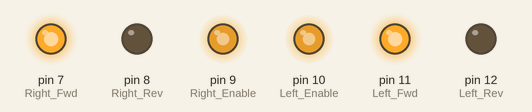
The sketch below on a simulated Arduino Uno, built with avr-gcc and run on an emulated ATmega328P. Shown: output pins drawn as LEDs (lit = HIGH).

Above: at 0.05 s.
At 4.0 s:
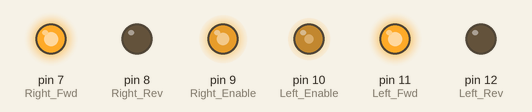
At 10.0 s:
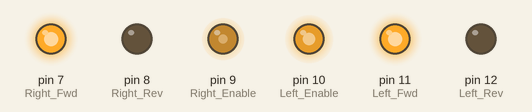
Timing chart, 0 to 11.5 s (numbered marks = the images above):
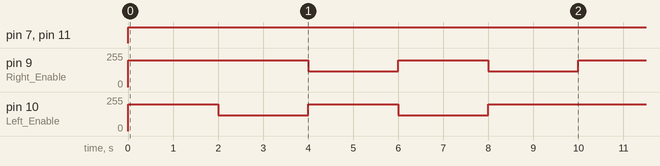

The sketch:

Story_5.ino
```cpp
// C++ code
//
const int Left_Rev = 12;
const int Left_Fwd = 11;
const int Left_Enable= 10;
const int Right_Enable = 9;
const int Right_Rev = 8;
const int Right_Fwd = 7;

void forward()
{
  analogWrite(Left_Enable, 200);
  analogWrite(Right_Enable, 200);
  digitalWrite(Left_Fwd, HIGH);
  digitalWrite(Right_Fwd, HIGH);
  digitalWrite(Left_Rev, LOW);
  digitalWrite(Right_Rev, LOW);
}

void right()
{
  analogWrite(Left_Enable, 200);
  analogWrite(Right_Enable, 120);
  digitalWrite(Right_Fwd, HIGH);
  digitalWrite(Left_Fwd, HIGH);
  digitalWrite(Left_Rev, LOW);
  digitalWrite(Right_Rev, LOW);
}
void left()
{
  analogWrite(Left_Enable, 120);
  analogWrite(Right_Enable, 200);
  digitalWrite(Right_Fwd, HIGH);
  digitalWrite(Left_Fwd, HIGH);
  digitalWrite(Left_Rev, LOW);
  digitalWrite(Right_Rev, LOW);

}


void setup()
{
  pinMode(Left_Rev, OUTPUT);
  pinMode(Left_Fwd, OUTPUT);
  pinMode(Left_Enable, OUTPUT);
  pinMode(Right_Enable, OUTPUT);
  pinMode(Right_Rev, OUTPUT);
  pinMode(Right_Fwd, OUTPUT);

}

unsigned long recorded_time = millis();
void loop()
{
  //2 seconds straight, 2 seconds left, 2 seconds right, 2 left, 2 right
  if (millis()-recorded_time < 2000)
  {
    forward();
  }

  else if (millis()-recorded_time < 4000)
  {
    left();
  }
  else if (millis()-recorded_time < 6000)
  {
    right();
  }
  else if (millis()-recorded_time < 8000)
  {
    left();
  }
  else if (millis()-recorded_time < 10000)
  {
    right();
  }
  // reset when 10 seconds have past
  else
  {
    recorded_time = millis();
  }
}

 
```

Measured:
- by itself, pin 7 (Right_Fwd), pin 11 (Left_Fwd): LOW → HIGH at 0.00 s
- by itself, pin 9 (Right_Enable), pin 10 (Left_Enable): repeats every 10.0 s: 120/255 2.0 s, 200/255 2.0 s, 120/255 2.0 s, 200/255 4.0 s
